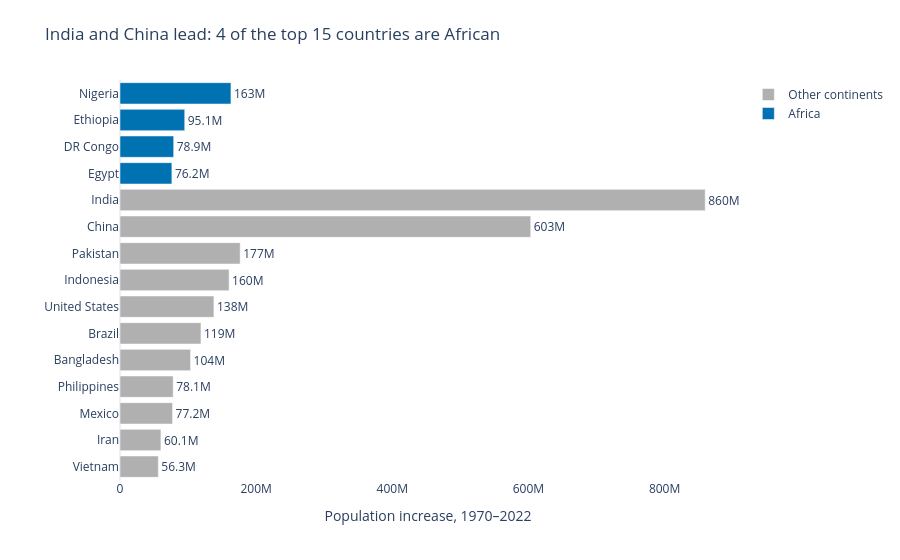

The code cell stored with this chart in its notebook:
### Markdown cell above
**Chart choice & justification:** A sorted horizontal bar chart is best for ranking the 15 largest population gains and comparing their magnitudes. Colour highlights whether each country is in Africa, while text labels report exact gains and avoid unnecessary axis decoration.

### Code cell
# Q2
df['Population gain'] = df['2022 Population'] - df['1970 Population']
top15 = df.nlargest(15, 'Population gain').sort_values('Population gain')
top15['Africa?'] = top15['Continent'].eq('Africa').map(
    {True:'Africa', False:'Other continents'}
)
africa_count = (top15['Continent'] == 'Africa').sum()

fig = px.bar(top15, x='Population gain', y='Country', color='Africa?',
             orientation='h', text='Population gain',
             color_discrete_map={'Africa':'#0072B2','Other continents':'#B0B0B0'},
             template='plotly_white',
             title=f"India and China lead: {africa_count} of the top 15 countries are African",
             labels={'Population gain':'Population increase, 1970–2022','Country':''})
fig.update_traces(texttemplate='%{x:.3s}', textposition='outside', cliponaxis=False)
fig.update_layout(showlegend=True, legend_title_text='', xaxis=dict(showgrid=False),
                  yaxis=dict(showgrid=False), margin=dict(l=120, r=60, t=80))
fig.show()

### Figure 1 — Plotly figure (JSON) as saved in the notebook; plotly's stock layout.template omitted (floating-point values rounded to 4 significant figures)
{"data": [{"cliponaxis": false, "hovertemplate": "Africa?=Other continents<br>Population increase, 1970–2022=%{text}<br>=%{y}<extra></extra>", "legendgroup": "Other continents", "marker": {"color": "#B0B0B0", "pattern": {"shape": ""}}, "name": "Other continents", "orientation": "h", "showlegend": true, "text": [56260000.0, 60100000.0, 77210000.0, 78120000.0, 103600000.0, 118900000.0, 138000000.0, 160300000.0, 176500000.0, 603400000.0, 859700000.0], "textposition": "outside", "texttemplate": "%{x:.3s}", "type": "bar", "x": [56258007, 60100865, 77214819, 78123423, 103644512, 118943623, 137961517, 160272945, 176533990, 603352887, 859671872], "xaxis": "x", "y": ["Vietnam", "Iran", "Mexico", "Philippines", "Bangladesh", "Brazil", "United States", "Indonesia", "Pakistan", "China", "India"], "yaxis": "y"}, {"cliponaxis": false, "hovertemplate": "Africa?=Africa<br>Population increase, 1970–2022=%{text}<br>=%{y}<extra></extra>", "legendgroup": "Africa", "marker": {"color": "#0072B2", "pattern": {"shape": ""}}, "name": "Africa", "orientation": "h", "showlegend": true, "text": [76210000.0, 78860000.0, 95070000.0, 163000000.0], "textposition": "outside", "texttemplate": "%{x:.3s}", "type": "bar", "x": [76208117, 78858479, 95071678, 162971948], "xaxis": "x", "y": ["Egypt", "DR Congo", "Ethiopia", "Nigeria"], "yaxis": "y"}], "layout": {"barmode": "relative", "legend": {"title": {"text": ""}, "tracegroupgap": 0}, "margin": {"l": 120, "r": 60, "t": 80}, "showlegend": true, "title": {"text": "India and China lead: 4 of the top 15 countries are African"}, "xaxis": {"anchor": "y", "domain": [0, 1], "showgrid": false, "title": {"text": "Population increase, 1970–2022"}}, "yaxis": {"anchor": "x", "domain": [0, 1], "showgrid": false, "title": {"text": ""}}}}
